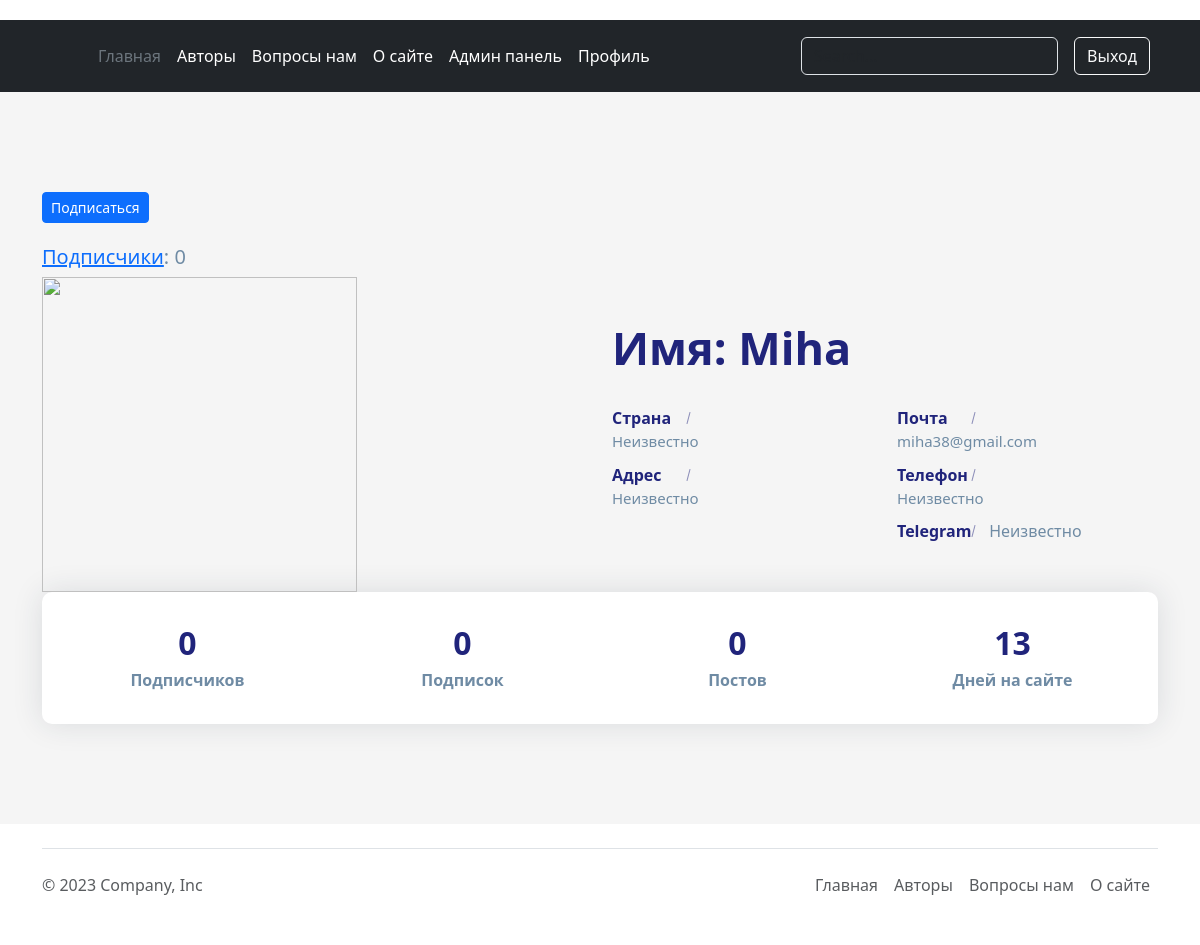
The page /authors/9 (signed in) on the database as committed earlier.
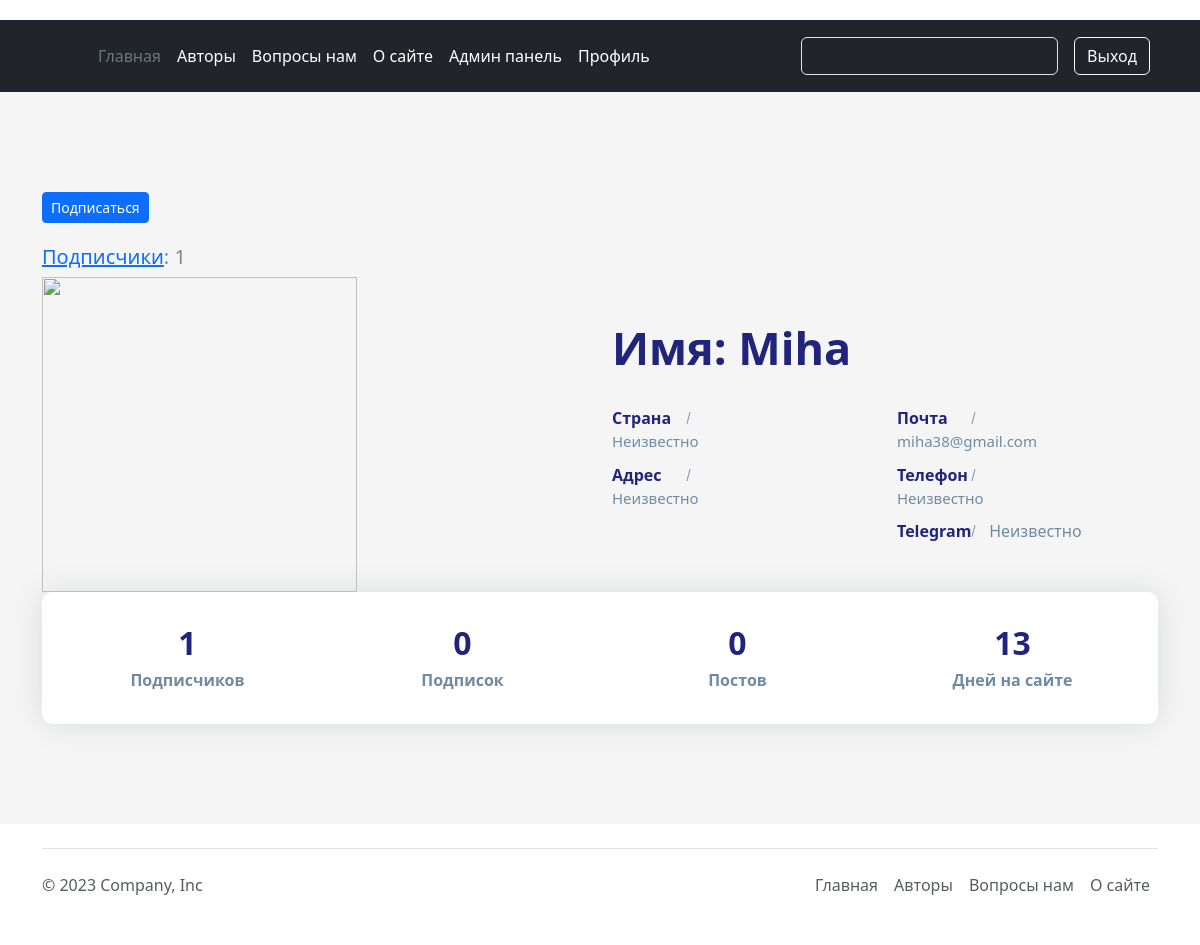
The same page on the database as committed later.
### account/models.py (models this page shows, shortened)
class Author(AbstractBaseUser, PermissionsMixin):
    email = models.EmailField(_('почтовый адрес'), unique=True)
    user_name = models.CharField(max_length=150)
    mobile = models.CharField(max_length=20, blank=True)
    gender = models.ForeignKey(Gender, on_delete=models.SET_NULL, blank=True, null=True)
    profile_photo = models.ImageField(upload_to='photos/%Y/%m/%d/', help_text=_('Фото профиля'), blank=True)
    profile_information = models.TextField(help_text='Расскажите о себе', blank=True)
    country = models.ForeignKey(Country, on_delete=models.SET_NULL, blank=True, null=True)
    telegram_link = models.URLField(_('Телеграмм аккаунт'), blank=True)
    city = models.CharField(_('Где живете'), max_length=70, blank=True, null=True)
    following = models.ManyToManyField(
        "self", blank=True, related_name="followers", symmetrical=False
    )
    is_active = models.BooleanField(default=False)
    is_staff = models.BooleanField(default=False)
    created = models.DateTimeField(auto_now_add=True)
    updated = models.DateTimeField(auto_now=True)
    objects = CustomAccountManager()
    USERNAME_FIELD = 'email'
    REQUIRED_FIELDS = ['user_name']
    class Meta:
        verbose_name = _("Аккаунт")
        verbose_name_plural = _("Аккаунты")
        ordering = ('user_name',)

### authors/views.py (the view, shortened to what this page needs)
# urls.py: path('<int:pk>', views.AuthorDetailView.as_view(), name='author_detail_view'),
class AuthorDetailView(DetailView):
    model = Author
    template_name = 'authors/author_detail_view.html'
    def get(self, request, *args, **kwargs):
        other_user = self.get_object()
        try:
            current_user = Author.objects.get(user_name=request.user.user_name)
            if current_user.id == other_user.id:
                return redirect('account:personal_profile')
        except AttributeError:
            pass
        return super().get(request, *args, **kwargs)
    def get_context_data(self, **kwargs):
        other_user = self.get_object()
        context = super().get_context_data(**kwargs)
        context['following'] = other_user.followers.count()
        context['followers'] = other_user.following.count()
        context['posts_amount'] = Post.objects.filter(author=other_user).count()
        context['days_registered'] = (timezone.now() - other_user.created).days
        return context

### authors/templates/authors/author_detail_view.html (shortened to what the changed rows need)
{% extends 'main/base.html' %}
{% load static %}
{% block content %}
    <link rel="stylesheet" href="{% static 'main/css/personal_profile.css' %}" />
    <section class="section about-section gray-bg" id="about">
            <div class="container">
                <form method="post">
                    {% if user in author.following.all %}
                    <button class="btn btn-sm btn-primary btn-follow" data-slug="{{ profile.slug }}"
                            style="margin-bottom: 2%">
                        Отписаться
                    </button>
                    {% else %}
                    <button class="btn btn-sm btn-primary btn-follow" data-slug="{{ profile.slug }}"
                            style="margin-bottom: 2%">
                    </button>
                    {% endif %}
                </form>
                <h5><a href="{% url 'authors:followers_list_view' author.pk %}">Подписчики</a>: {{ author.following.count }}</h5>
                <div class="row align-items-center flex-row-reverse">
                    <div class="col-lg-6">
                        <div class="about-text go-to">
                            <h3 class="dark-color">Имя: {{ author.user_name }}</h3>
                            <div class="row about-list">
                                <div class="col-md-6">
                                </div>
                                <div class="col-md-6">
                                    <div class="media">
                                        <label>Почта</label>
                                        <p>
                                            {% if author.email %}
                                            {{ author.email }}
                                            {% else %}
                                            Неизвестно
                                            {% endif %}
                                        </p>
                                    </div>
                                </div>
                            </div>
                        </div>
                    </div>
                    <div class="col-lg-6">
                    </div>
                </div>
                <div class="counter">
                    <div class="row">
                        <div class="col-6 col-lg-3">
                            <div class="count-data text-center">
                                <h6 class="count h2" data-to="500" data-speed="500">{{ followers }}</h6>
                                <p class="m-0px font-w-600">Подписчиков</p>
                            </div>
                        </div>
                    </div>
                </div>
            </div>
        </section>
{% endblock %}

Rows that differ between the two databases and show on the page:
changed Author "Miha": following.count "0" → "1"
Other text that changed with them:
{{ followers }}: "0" → "1"
